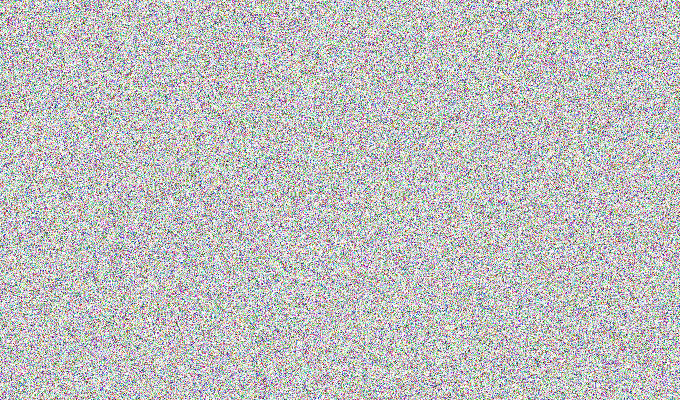
#> input picture BackdoorCTF2017/ecb/img1.png, 680 x 400 px
$ python solv.py
#> lines starting #> are read from the running program, lines starting #| are printed output that depends on the picture
from PIL import Image
from collections import Counter

def do_stuff(fname, outname, blocksize):

#> called with fname = 'img1.png', outname = 'img1_out.png', blocksize = 16
    a = Image.open(fname)
#> a is the input picture: PIL image 680x400 RGBA; mean R, G, B, A 127.5, 127.6, 127.4, 127.5
    b = a.tobytes()
    c = Counter()

    #get the most frequent encrypted vblocks
    for i in range(0,len(b), blocksize):
        c.update([b[i:i+blocksize]])
#> this loop made 68000 passes
#> i on passes 2 to 4: 16, 32, 48
#> after the loop, c = 67825 items


    out = Image.new("RGBA", a.size)
#> out: PIL image 680x400 RGBA; every value is 0
    most_freq = [i[0] for i in c.most_common(5)]
#> most_freq = 5 items

    #replace the 5 most frequent blocks with white pixels
    out.frombytes(b"".join(map(lambda x: b"\xff"*blocksize if x in most_freq else x, (b[i:i+blocksize] for i in range(0,len(b),blocksize)))))
    out.save(outname)
    return out

one = do_stuff("img1.png", "img1_out.png", 16)
two = do_stuff("img2.png", "img2_out.png", 8)
#> call 2 of do_stuff, with fname = 'img2.png', outname = 'img2_out.png', blocksize = 8
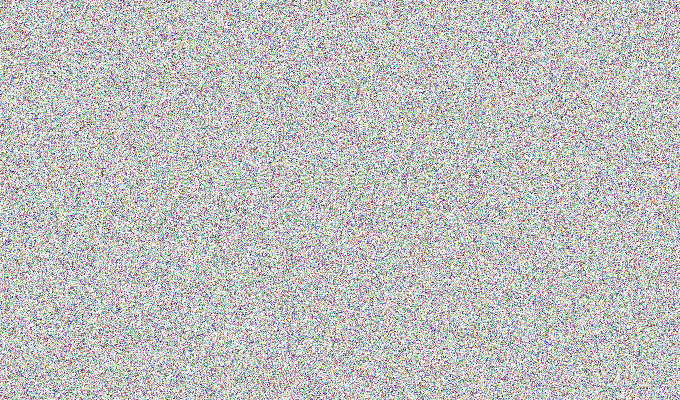
#> input picture BackdoorCTF2017/ecb/img2.png, 680 x 400 px
#> in do_stuff, a is the input picture: PIL image 680x400 RGBA; mean R, G, B, A 127.6, 127.8, 127.3, 127.6
#> the loop in do_stuff (call 2), `for i in range(0,len(b), blocksize):` made 136000 passes
#> i on passes 2 to 4: 8, 16, 24
#> after the loop in do_stuff (call 2), `for i in range(0,len(b), blocksize):`: c = 135768 items

#combine the images. White pixels get turned into black pixels, and non-white get turned white
combined = Image.new("RGBA", one.size)
for x in range(one.size[0]):
    for y in range(one.size[1]):
        if(one.getpixel((x,y)) == (255,)*4 or two.getpixel((x,y)) == (255,)*4):
            combined.putpixel((x,y), (0,0,0,255))
        else:
            combined.putpixel((x,y), (255,)*4)
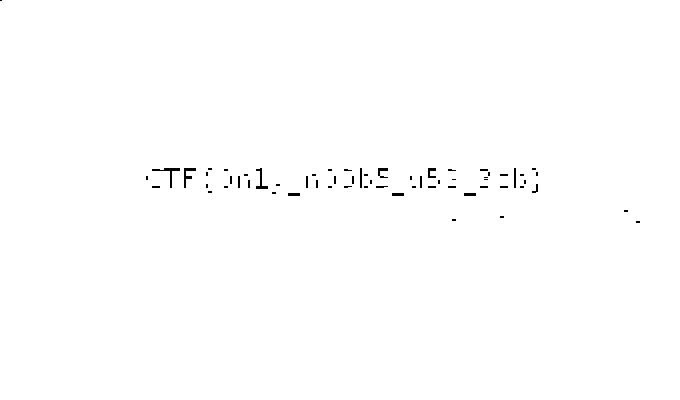
#> combined: PIL image 680x400 RGBA; mean R, G, B, A 253.9, 253.9, 253.9, 255

combined.save("combined.png")
